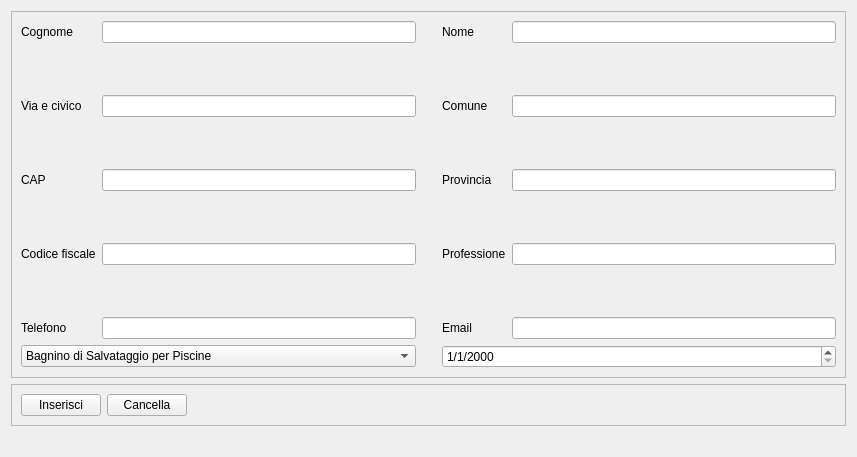
            <widget class="QWidget" name="register_new_person">
             <attribute name="title">
              <string>Nuovo corsista</string>
             </attribute>
             <layout class="QVBoxLayout" name="verticalLayout_16">
              <item>
               <widget class="QFrame" name="frame_7">
                <property name="frameShape">
                 <enum>QFrame::StyledPanel</enum>
                </property>
                <property name="frameShadow">
                 <enum>QFrame::Raised</enum>
                </property>
                <layout class="QVBoxLayout" name="verticalLayout_15">
                 <item>
                  <layout class="QHBoxLayout" name="horizontalLayout_15">
                   <item>
                    <layout class="QFormLayout" name="formLayout">
                     <property name="sizeConstraint">
                      <enum>QLayout::SetNoConstraint</enum>
                     </property>
                     <property name="fieldGrowthPolicy">
                      <enum>QFormLayout::ExpandingFieldsGrow</enum>
                     </property>
                     <property name="labelAlignment">
                      <set>Qt::AlignLeading|Qt::AlignLeft|Qt::AlignVCenter</set>
                     </property>
                     <property name="formAlignment">
                      <set>Qt::AlignLeading|Qt::AlignLeft|Qt::AlignVCenter</set>
                     </property>
                     <item row="2" column="0">
                      <widget class="QLabel" name="Via_label">
                       <property name="text">
                        <string>Via e civico</string>
                       </property>
                      </widget>
                     </item>
                     <item row="2" column="1">
                      <widget class="QLineEdit" name="Via_line">
                       <property name="sizePolicy">
                        <sizepolicy hsizetype="Expanding" vsizetype="Expanding">
                         <horstretch>0</horstretch>
                         <verstretch>0</verstretch>
                        </sizepolicy>
                       </property>
                      </widget>
                     </item>
                     <item row="4" column="0">
                      <widget class="QLabel" name="cap_label">
                       <property name="text">
                        <string>CAP</string>
                       </property>
                      </widget>
                     </item>
                     <item row="4" column="1">
                      <widget class="QLineEdit" name="Cap_line">
                       <property name="sizePolicy">
                        <sizepolicy hsizetype="Expanding" vsizetype="Expanding">
                         <horstretch>0</horstretch>
                         <verstretch>0</verstretch>
                        </sizepolicy>
                       </property>
                      </widget>
                     </item>
                     <item row="6" column="0">
                      <widget class="QLabel" name="Codice_Fiscale_label">
                       <property name="text">
                        <string>Codice fiscale</string>
                       </property>
                      </widget>
                     </item>
                     <item row="6" column="1">
                      <widget class="QLineEdit" name="Codice_Fiscale_line">
                       <property name="sizePolicy">
                        <sizepolicy hsizetype="Expanding" vsizetype="Expanding">
                         <horstretch>0</horstretch>
                         <verstretch>0</verstretch>
                        </sizepolicy>
                       </property>
                      </widget>
                     </item>
                     <item row="8" column="0">
                      <widget class="QLabel" name="Telefono_label">
                       <property name="text">
                        <string>Telefono</string>
                       </property>
                      </widget>
                     </item>
                     <item row="8" column="1">
                      <widget class="QLineEdit" name="Telefono_line">
                       <property name="sizePolicy">
                        <sizepolicy hsizetype="Expanding" vsizetype="Expanding">
                         <horstretch>0</horstretch>
                         <verstretch>0</verstretch>
                        </sizepolicy>
                       </property>
                      </widget>
                     </item>
                     <item row="1" column="1">
                      <spacer name="verticalSpacer">
                       <property name="orientation">
                        <enum>Qt::Vertical</enum>
                       </property>
                       <property name="sizeHint" stdset="0">
                        <size>
                         <width>20</width>
                         <height>40</height>
                        </size>
                       </property>
                      </spacer>
                     </item>
                     <item row="7" column="1">
                      <spacer name="verticalSpacer_2">
                       <property name="orientation">
                        <enum>Qt::Vertical</enum>
                       </property>
                       <property name="sizeHint" stdset="0">
                        <size>
                         <width>20</width>
                         <height>40</height>
                        </size>
                       </property>
                      </spacer>
                     </item>
                     <item row="3" column="1">
                      <spacer name="verticalSpacer_3">
                       <property name="orientation">
                        <enum>Qt::Vertical</enum>
                       </property>
                       <property name="sizeHint" stdset="0">
                        <size>
                         <width>20</width>
                         <height>40</height>
                        </size>
                       </property>
                      </spacer>
                     </item>
                     <item row="5" column="1">
                      <spacer name="verticalSpacer_4">
                       <property name="orientation">
                        <enum>Qt::Vertical</enum>
                       </property>
                       <property name="sizeHint" stdset="0">
                        <size>
                         <width>20</width>
                         <height>40</height>
                        </size>
                       </property>
                      </spacer>
                     </item>
                     <item row="0" column="1">
                      <widget class="QLineEdit" name="Cognome_line"/>
                     </item>
                     <item row="0" column="0">
                      <widget class="QLabel" name="Cognome_label">
                       <property name="text">
                        <string>Cognome</string>
                       </property>
                      </widget>
                     </item>
                    </layout>
                   </item>
                   <item>
                    <spacer name="horizontalSpacer_2">
                     <property name="orientation">
                      <enum>Qt::Horizontal</enum>
                     </property>
                     <property name="sizeType">
                      <enum>QSizePolicy::Minimum</enum>
                     </property>
                     <property name="sizeHint" stdset="0">
                      <size>
                       <width>20</width>
                       <height>20</height>
                      </size>
                     </property>
                    </spacer>
                   </item>
                   <item>
                    <layout class="QFormLayout" name="formLayout_2">
                     <property name="sizeConstraint">
                      <enum>QLayout::SetNoConstraint</enum>
                     </property>
                     <property name="fieldGrowthPolicy">
                      <enum>QFormLayout::ExpandingFieldsGrow</enum>
                     </property>
                     <property name="labelAlignment">
                      <set>Qt::AlignLeading|Qt::AlignLeft|Qt::AlignVCenter</set>
                     </property>
                     <property name="formAlignment">
                      <set>Qt::AlignRight|Qt::AlignTrailing|Qt::AlignVCenter</set>
                     </property>
                     <item row="2" column="1">
                      <spacer name="verticalSpacer_5">
                       <property name="orientation">
                        <enum>Qt::Vertical</enum>
                       </property>
                       <property name="sizeHint" stdset="0">
                        <size>
                         <width>20</width>
                         <height>40</height>
                        </size>
                       </property>
                      </spacer>
                     </item>
                     <item row="4" column="0">
                      <widget class="QLabel" name="Comune_label">
                       <property name="text">
                        <string>Comune</string>
                       </property>
                      </widget>
                     </item>
                     <item row="4" column="1">
                      <widget class="QLineEdit" name="Comune_line"/>
                     </item>
                     <item row="6" column="0">
                      <widget class="QLabel" name="Provincia_label">
                       <property name="text">
                        <string>Provincia</string>
                       </property>
                      </widget>
                     </item>
                     <item row="6" column="1">
                      <widget class="QLineEdit" name="Provincia_line"/>
                     </item>
                     <item row="8" column="0">
                      <widget class="QLabel" name="Professione_label">
                       <property name="text">
                        <string>Professione</string>
                       </property>
                      </widget>
                     </item>
                     <item row="8" column="1">
                      <widget class="QLineEdit" name="Professione_line"/>
                     </item>
                     <item row="10" column="0">
                      <widget class="QLabel" name="Email_label">
                       <property name="text">
                        <string>Email</string>
                       </property>
                      </widget>
                     </item>
                     <item row="10" column="1">
                      <widget class="QLineEdit" name="Email_line"/>
                     </item>
                     <item row="5" column="1">
                      <spacer name="verticalSpacer_6">
                       <property name="orientation">
                        <enum>Qt::Vertical</enum>
                       </property>
                       <property name="sizeHint" stdset="0">
                        <size>
                         <width>20</width>
                         <height>40</height>
                        </size>
                       </property>
                      </spacer>
                     </item>
                     <item row="7" column="1">
                      <spacer name="verticalSpacer_7">
                       <property name="orientation">
                        <enum>Qt::Vertical</enum>
                       </property>
                       <property name="sizeHint" stdset="0">
                        <size>
                         <width>20</width>
                         <height>40</height>
                        </size>
                       </property>
                      </spacer>
                     </item>
                     <item row="9" column="1">
                      <spacer name="verticalSpacer_8">
                       <property name="orientation">
                        <enum>Qt::Vertical</enum>
                       </property>
                       <property name="sizeHint" stdset="0">
                        <size>
                         <width>20</width>
                         <height>40</height>
                        </size>
                       </property>
                      </spacer>
                     </item>
                     <item row="1" column="1">
                      <widget class="QLineEdit" name="Nome_line">
                       <property name="sizePolicy">
                        <sizepolicy hsizetype="Expanding" vsizetype="Expanding">
                         <horstretch>0</horstretch>
                         <verstretch>0</verstretch>
                        </sizepolicy>
                       </property>
                      </widget>
                     </item>
                     <item row="1" column="0">
                      <widget class="QLabel" name="Nome_label">
                       <property name="text">
                        <string>Nome</string>
                       </property>
                      </widget>
                     </item>
                    </layout>
                   </item>
                  </layout>
                 </item>
                 <item>
                  <layout class="QHBoxLayout" name="horizontalLayout_9">
                   <item>
                    <widget class="QComboBox" name="Brevetto_box">
                     <item>
                      <property name="text">
                       <string>Bagnino di Salvataggio per Piscine</string>
                      </property>
                     </item>
                     <item>
                      <property name="text">
                       <string>Bagnino di Salvataggio per Piscine e Acque Libere</string>
                      </property>
                     </item>
                     <item>
                      <property name="text">
                       <string>Istruttore di Nuoto</string>
                      </property>
                     </item>
                     <item>
                      <property name="text">
                       <string>Istruttore di Nuoto per Disabili</string>
                      </property>
                     </item>
                     <item>
                      <property name="text">
                       <string>Istruttore di Acquafitness e Hydrobike</string>
                      </property>
                     </item>
                     <item>
                      <property name="text">
                       <string>BLSD</string>
                      </property>
                     </item>
                     <item>
                      <property name="text">
                       <string>Istruttore di Arti Marinaresche</string>
                      </property>
                     </item>
                     <item>
                      <property name="text">
                       <string>Docente per Istruttori di Nuoto</string>
                      </property>
                     </item>
                     <item>
                      <property name="text">
                       <string>Scienze Motorie</string>
                      </property>
                     </item>
                    </widget>
                   </item>
                   <item>
                    <spacer name="horizontalSpacer_3">
                     <property name="orientation">
                      <enum>Qt::Horizontal</enum>
                     </property>
                     <property name="sizeType">
                      <enum>QSizePolicy::Minimum</enum>
                     </property>
                     <property name="sizeHint" stdset="0">
                      <size>
                       <width>20</width>
                       <height>20</height>
                      </size>
                     </property>
                    </spacer>
                   </item>
                   <item>
                    <widget class="QDateEdit" name="test_date_form">
                     <property name="displayFormat">
                      <string>d/M/yyyy</string>
                     </property>
                    </widget>
                   </item>
                  </layout>
                 </item>
                </layout>
                <zorder></zorder>
               </widget>
              </item>
              <item>
               <widget class="QFrame" name="frame_15">
                <property name="sizePolicy">
                 <sizepolicy hsizetype="Expanding" vsizetype="Maximum">
                  <horstretch>0</horstretch>
                  <verstretch>0</verstretch>
                 </sizepolicy>
                </property>
                <property name="frameShape">
                 <enum>QFrame::StyledPanel</enum>
                </property>
                <property name="frameShadow">
                 <enum>QFrame::Raised</enum>
                </property>
                <layout class="QHBoxLayout" name="horizontalLayout_16">
                 <item>
                  <widget class="QPushButton" name="Inserisci_button">
                   <property name="text">
                    <string>Inserisci</string>
                   </property>
                  </widget>
                 </item>
                 <item>
                  <widget class="QPushButton" name="Cancella_button">
                   <property name="text">
                    <string>Cancella</string>
                   </property>
                  </widget>
                 </item>
                 <item>
                  <spacer name="horizontalSpacer">
                   <property name="orientation">
                    <enum>Qt::Horizontal</enum>
                   </property>
                   <property name="sizeHint" stdset="0">
                    <size>
                     <width>649</width>
                     <height>20</height>
                    </size>
                   </property>
                  </spacer>
                 </item>
                </layout>
               </widget>
              </item>
              <item>
               <widget class="QLabel" name="Brevetto_label">
                <property name="text">
                 <string/>
                </property>
               </widget>
              </item>
             </layout>
            </widget>
